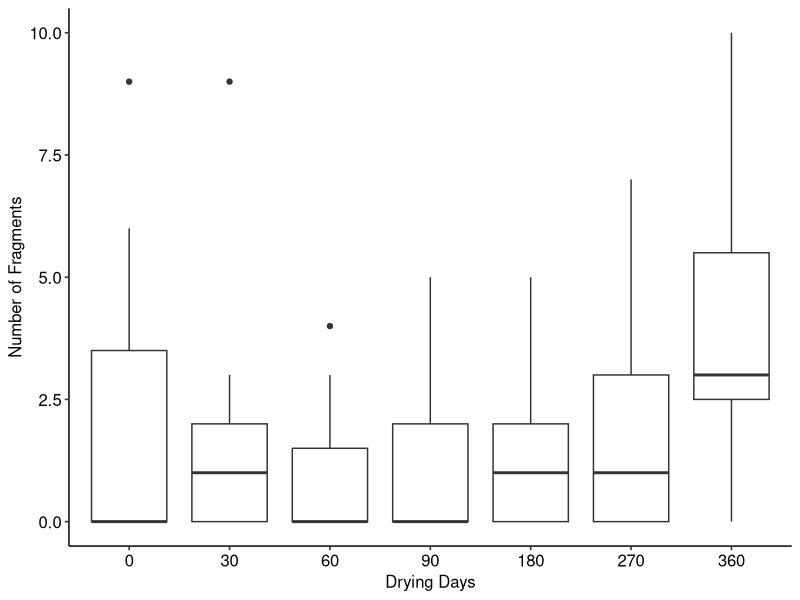
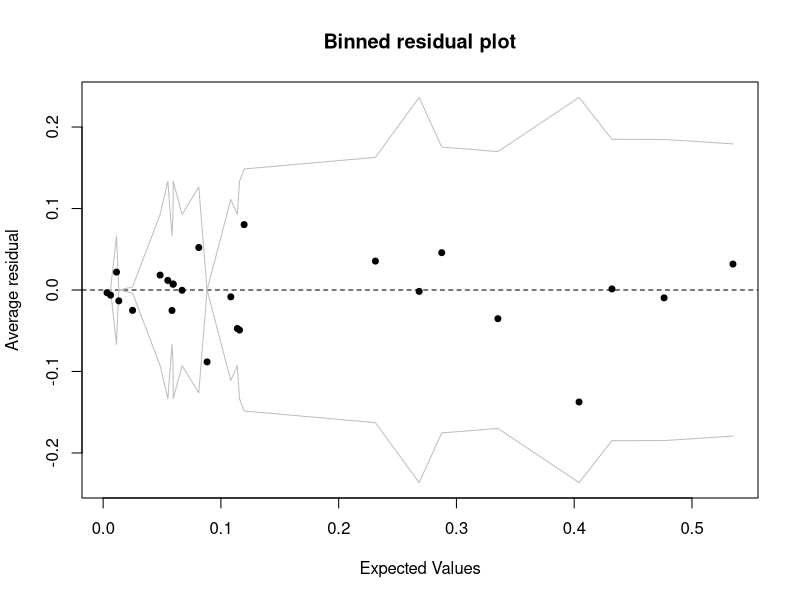
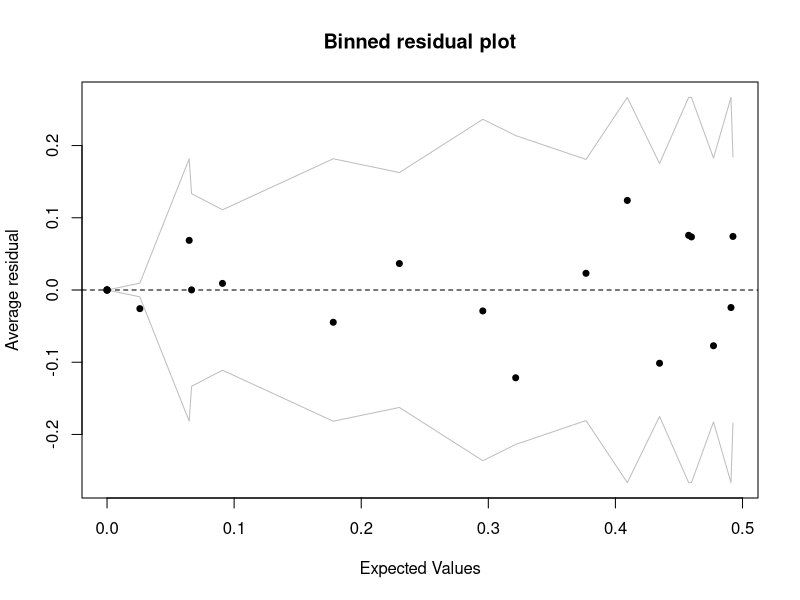
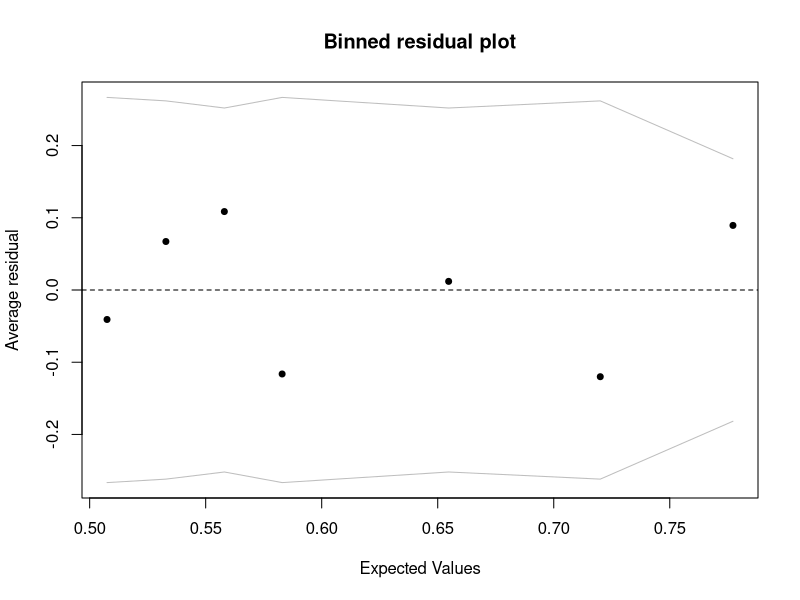
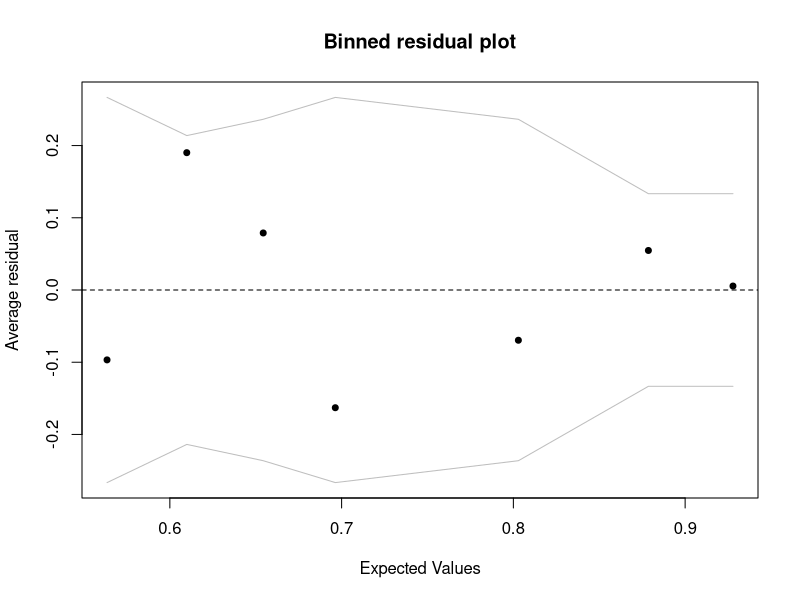
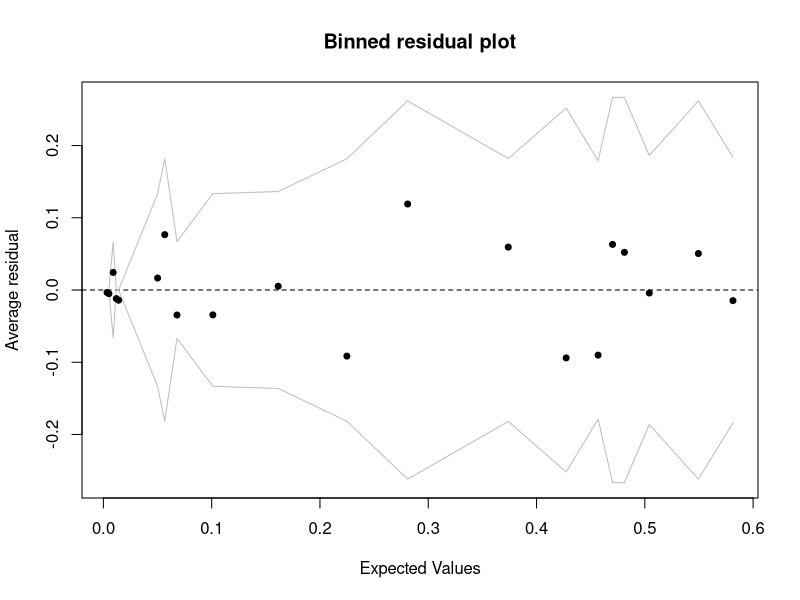
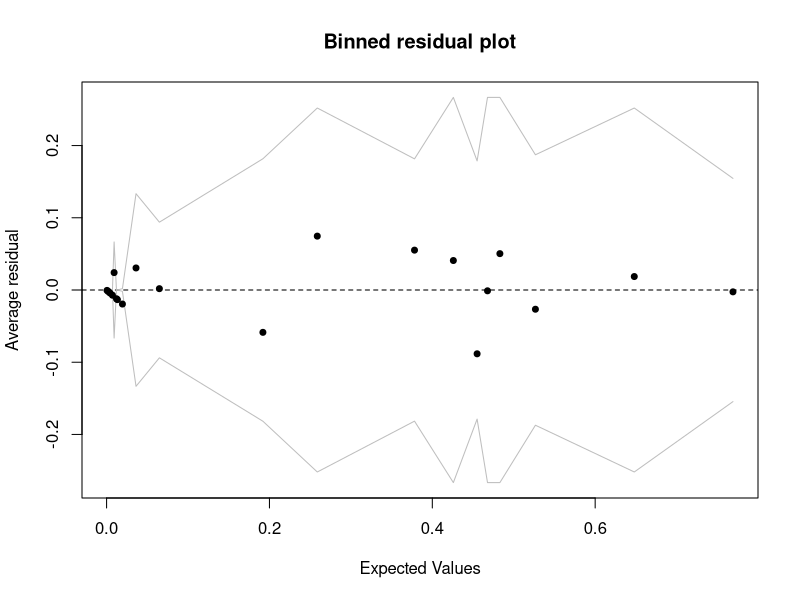
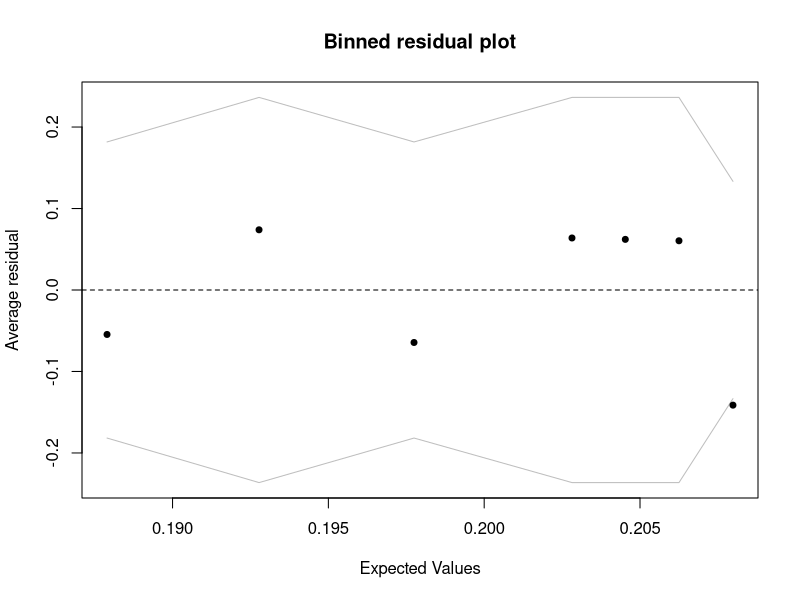

These figures' R source, in order:
## ---- chunk 1
knitr::opts_chunk$set(echo = FALSE)
library(tidyverse)
library(readxl)
library(dplyr)
library(nnet)
library(rlist)
library(arm)
library(knitr)
library(MASS)
library(ggpubr)
theme_set(theme_pubr())
# loading packages
## ---- chunk 2
bone <- readxl::read_xlsx("BU Thesis Data-2.xlsx", sheet = 2)
drop<-c()
for (i in 1:nrow(bone))  {
  if (is.na(bone$`Bone Type`[i])){
    drop <- c(drop, i)
  }
}
bone<-bone[-drop,]
# read bone and drop the date without information
# ignore unobserved bone
bone <- dplyr::select(bone,-`Bone Type`,-`Percentage of Feature Present`)
# select columns from Bone Type to Percentage of Feature Present
bone$`Bone Specimen` <- gsub("\\,.*","", bone$`Bone Specimen`)
bone$`Bone Specimen` <- gsub("[^0-9]","", bone$`Bone Specimen`)
bone$`days`<-as.numeric(bone$`Bone Specimen`)
bone<-mutate(bone,`Bone Specimen`=fct_relevel(`Bone Specimen`,'0','30','60','90','180','270','360'))
# creating variable drying day
typeof(bone$`Bone Specimen`)
bone$`Fractographic Features`[bone$`Fractographic Features`=="N/A"]<-"No Feature"
bone$`Fracture Angle`[bone$`Fracture Angle`=="N/A"]<-"non applicable"
bone$`Fracture Type`[bone$`Fracture Type`=="N/A"]<-"non applicable"
bone$`Fracture Surface`[bone$`Fracture Surface`=="N/A"]<-"non applicable"
bone$`Fracture Outline`[bone$`Fracture Outline`=="N/A"]<-"non applicable"
#Clean dependent variable
bone$`Bisecting Fracture`<-factor(bone$`Bisecting Fracture`)
bone$`Fracture-like`<-factor(bone$`Fracture-like`)
bone$`Fracture Angle`<-factor(bone$`Fracture Angle`)
bone$`Fracture Type`<-factor(bone$`Fracture Type`)
bone$`Fracture Surface`<-factor(bone$`Fracture Surface`)
bone$`Fracture Outline`<-factor(bone$`Fracture Outline`)
bone$`Fractographic Features`<-factor(bone$`Fractographic Features`)
# transfer variables to factor 
## ---- chunk 3
bone$`WAKE HACKLE`<-rep(0,nrow(bone))
bone$`WAKE HACKLE`[grepl('WAKE HACKLE', bone$`Fractographic Features`)]<-1
bone$`WAKE HACKLE`<-as.factor(bone$`WAKE HACKLE`)

bone$`BONE HACKLE`<-rep(0,nrow(bone))
bone$`BONE HACKLE`[grepl('BONE HACKLE', bone$`Fractographic Features`)]<-1
bone$`BONE HACKLE`<-as.factor(bone$`BONE HACKLE`)

bone$`BONE MIRROR`<-rep(0,nrow(bone))
bone$`BONE MIRROR`[grepl('BONE MIRROR', bone$`Fractographic Features`)]<-1
bone$`BONE MIRROR`<-as.factor(bone$`BONE MIRROR`)

bone$`CANTILEVER CURL`<-rep(0,nrow(bone))
bone$`CANTILEVER CURL`[grepl('CANTILEVER CURL', bone$`Fractographic Features`)]<-1
bone$`CANTILEVER CURL`<-as.factor(bone$`CANTILEVER CURL`)

bone$`ARREST RIDGE`<-rep(0,nrow(bone))
bone$`ARREST RIDGE`[grepl('ARREST RIDGE', bone$`Fractographic Features`)]<-1
bone$`ARREST RIDGE`<-as.factor(bone$`ARREST RIDGE`)

bone$`WALLNER LINES`<-rep(0,nrow(bone))
bone$`WALLNER LINES`[grepl('WALLNER LINES', bone$`Fractographic Features`)]<-1
bone$`WALLNER LINES`<-as.factor(bone$`WALLNER LINES`)
## ---- chunk 4
options(digits = 2) 
table1<-rbind(table(bone$`Bisecting Fracture`,bone$`Bone Specimen`)[2,]/15,table(bone$`Fracture-like`,bone$`Bone Specimen`)[2,]/15)
row.names(table1)<-c('Bisecting percentage','Fracture-like percentage')
kable(table1,caption = 'Bisecting Fracture and Fracture-like percentage for different drying-day groups')
ggplot(data = bone, mapping = aes(x = `Bone Specimen`, y = `Number of Fragments`)) + geom_boxplot()+labs(x="Drying Days")

## ---- chunk 5
fit.Fracture_Type<-multinom(bone$`Fracture Type`~bone$days,trace = FALSE)
summary(fit.Fracture_Type)
binnedplot(fitted(fit.Fracture_Type),resid(fit.Fracture_Type,type="response"))
## ---- chunk 6
t_stat_type <- summary(fit.Fracture_Type)$coefficients / summary(fit.Fracture_Type)$standard.errors
t_stat_type
## ---- chunk 7
fit.Fracture_Surface<-multinom(bone$`Fracture Surface`~bone$days,trace = FALSE)
summary(fit.Fracture_Surface)
binnedplot(fitted(fit.Fracture_Surface),resid(fit.Fracture_Surface,type="response"))
## ---- chunk 8
t_stat_Surface <- summary(fit.Fracture_Surface)$coefficients / summary(fit.Fracture_Surface)$standard.errors
t_stat_Surface
## ---- chunk 9
fit.Bisect_Fracture<-glm(bone$`Bisecting Fracture`~bone$days,family = binomial())
summary(fit.Bisect_Fracture) #estimated coefficients & p-value
## ---- chunk 10
binnedplot(fitted(fit.Bisect_Fracture),resid(fit.Bisect_Fracture,type="response"))
## ---- chunk 11
fit.Fracture_like<-glm(bone$`Fracture-like`~bone$days,family = binomial())
summary(fit.Fracture_like) #estimated coefficients, p-value
## ---- chunk 12
binnedplot(fitted(fit.Fracture_like),resid(fit.Fracture_like,type="response"))
## ---- chunk 13
fit.Fracture_Angle<-multinom(bone$`Fracture Angle`~bone$days,trace = FALSE)
summary(fit.Fracture_Angle)
## ---- chunk 14
z <- summary(fit.Fracture_Angle)$coefficients / summary(fit.Fracture_Angle)$standard.errors
p <- (1-pnorm(abs(z),0,1)) * 2
p     # How to interpret significant part ??? 
## ---- chunk 15
binnedplot(fitted(fit.Fracture_Angle),resid(fit.Fracture_Angle,type="response"))
## ---- chunk 16
fit.Number_of_Fragments1 <- glm(bone$`Number of Fragments` ~ bone$days, family="poisson")
summary(fit.Number_of_Fragments1) #estimated coefficients
pchisq(fit.Number_of_Fragments1$deviance,df=fit.Number_of_Fragments1$df.residual, lower.tail=FALSE)
regout <- glm(bone$`Number of Fragments`~bone$days, family=quasipoisson)
summary.glm(regout)$dispersion
## ---- chunk 17
fit.Number_of_Fragments2 <- glm.nb(bone$`Number of Fragments` ~ bone$days)
summary(fit.Number_of_Fragments2)
pchisq(fit.Number_of_Fragments2$deviance,df=fit.Number_of_Fragments2$df.residual, lower.tail=FALSE)
## ---- chunk 18
fit.Fracture_Outline<-multinom(bone$`Fracture Outline`~bone$days,trace = FALSE)
coef(fit.Fracture_Outline) #estimated coefficients
## ---- chunk 19
z <- summary(fit.Fracture_Outline)$coefficients / summary(fit.Fracture_Outline)$standard.errors
p <- (1-pnorm(abs(z),0,1)) * 2
p
## ---- chunk 20
binnedplot(fitted(fit.Fracture_Outline),resid(fit.Fracture_Outline,type="response"))
## ---- chunk 21
tb.1 = table(bone$`WAKE HACKLE`, bone$`BONE HACKLE`) 
chisq.test(tb.1) 
## ---- chunk 22
tb.2 = table(bone$`WAKE HACKLE`, bone$`BONE MIRROR`) 
chisq.test(tb.2) 
## ---- chunk 23
tb.3 = table(bone$`WAKE HACKLE`, bone$`CANTILEVER CURL`) 
chisq.test(tb.3) 
## ---- chunk 24
tb.4 = table(bone$`WAKE HACKLE`, bone$`ARREST RIDGE`) 
chisq.test(tb.4) 
## ---- chunk 25
tb.5 = table(bone$`WAKE HACKLE`, bone$`WALLNER LINES`) 
chisq.test(tb.5) 
## ---- chunk 26
tb.6 = table(bone$`BONE HACKLE`, bone$`BONE MIRROR`) 
chisq.test(tb.6) 
## ---- chunk 27
tb.7 = table(bone$`BONE HACKLE`, bone$`CANTILEVER CURL`) 
chisq.test(tb.7) 
## ---- chunk 28
tb.8 = table(bone$`BONE HACKLE`, bone$`ARREST RIDGE`) 
chisq.test(tb.8) 
## ---- chunk 29
tb.9 = table(bone$`BONE HACKLE`, bone$`WALLNER LINES`) 
chisq.test(tb.9)
## ---- chunk 30
tb.10 = table(bone$`BONE MIRROR`, bone$`CANTILEVER CURL`) 
chisq.test(tb.10)
## ---- chunk 31
tb.11 = table(bone$`BONE MIRROR`, bone$`ARREST RIDGE`) 
chisq.test(tb.11)
## ---- chunk 32
tb.12 = table(bone$`BONE MIRROR`, bone$`WALLNER LINES`) 
chisq.test(tb.12)
## ---- chunk 33
tb.13 = table(bone$`CANTILEVER CURL`, bone$`ARREST RIDGE`) 
chisq.test(tb.13)
## ---- chunk 34
tb.14 = table(bone$`CANTILEVER CURL`, bone$`WALLNER LINES`) 
chisq.test(tb.14)
## ---- chunk 35
tb.15 = table(bone$`ARREST RIDGE`, bone$`WALLNER LINES`) 
chisq.test(tb.15)
## ---- chunk 36
fit.Feature.1<-glm(bone$`WAKE HACKLE`~bone$days,family = binomial())
summary(fit.Feature.1)
binnedplot(fitted(fit.Feature.1),resid(fit.Feature.1,type="response"))
## ---- chunk 37
fit.Feature.2<-glm(bone$`BONE HACKLE`~bone$days,family = binomial())
summary(fit.Feature.2)
binnedplot(fitted(fit.Feature.2),resid(fit.Feature.2,type="response"))
## ---- chunk 38
fit.Feature.3<-glm(bone$`BONE MIRROR`~bone$days,family = binomial())
summary(fit.Feature.3)
binnedplot(fitted(fit.Feature.3),resid(fit.Feature.3,type="response"))
## ---- chunk 39
fit.Feature.4<-glm(bone$`CANTILEVER CURL`~bone$days,family = binomial())
summary(fit.Feature.4)
binnedplot(fitted(fit.Feature.4),resid(fit.Feature.4,type="response"))
## ---- chunk 40
fit.Feature.5<-glm(bone$`ARREST RIDGE`~bone$days,family = binomial())
summary(fit.Feature.5)
binnedplot(fitted(fit.Feature.5),resid(fit.Feature.5,type="response"))
## ---- chunk 41
fit.Feature.6<-glm(bone$`WALLNER LINES`~bone$days,family = binomial())
summary(fit.Feature.6)
binnedplot(fitted(fit.Feature.6),resid(fit.Feature.6,type="response"))
## ---- chunk 42
count_1 = 0
for (i in 1:nrow(bone)){
  if (bone$`WAKE HACKLE`[i]==1){
    count_1=count_1+1
  }
    
}
